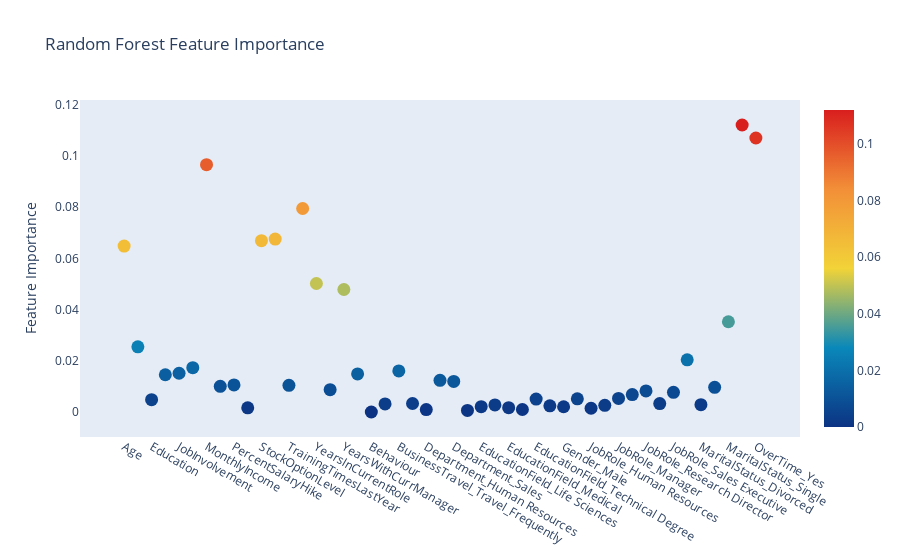

Here is the notebook cell this chart was saved with:
### Code cell
# Scatter plot 
trace = go.Scatter(
    y = rf.feature_importances_,
    x = X_train.columns.values,
    mode='markers',
    marker=dict(
        sizemode = 'diameter',
        sizeref = 1,
        size = 13,
        #size= rf.feature_importances_,
        #color = np.random.randn(500), #set color equal to a variable
        color = rf.feature_importances_,
        colorscale='Portland',
        showscale=True
    ),
    text = X_train.columns.values
)
data = [trace]

layout= go.Layout(
    autosize= True,
    title= 'Random Forest Feature Importance',
    hovermode= 'closest',
     xaxis= dict(
         ticklen= 5,
         showgrid=False,
        zeroline=False,
        showline=False
     ),
    yaxis=dict(
        title= 'Feature Importance',
        showgrid=False,
        zeroline=False,
        ticklen= 5,
        gridwidth= 2
    ),
    showlegend= False
)
fig = go.Figure(data=data, layout=layout)
py.iplot(fig,filename='scatter2010')

### Figure 1 — Plotly figure (JSON) as saved in the notebook; plotly's stock layout.template omitted (floating-point values rounded to 4 significant figures)
{"data": [{"marker": {"color": [0.06478, 0.02544, 0.004811, 0.01456, 0.01514, 0.0173, 0.09656, 0.01004, 0.01056, 0.001631, 0.06689, 0.06754, 0.01041, 0.07946, 0.05018, 0.008718, 0.04784, 0.01487, 0, 0.003144, 0.01606, 0.003336, 0.0009747, 0.01237, 0.01194, 0.0006375, 0.002076, 0.002786, 0.001697, 0.0009891, 0.005039, 0.002425, 0.002057, 0.005156, 0.001479, 0.002605, 0.005325, 0.006799, 0.00822, 0.003296, 0.007687, 0.02037, 0.002881, 0.009636, 0.03524, 0.1121, 0.107], "colorscale": [[0, "rgb(12,51,131)"], [0.25, "rgb(10,136,186)"], [0.5, "rgb(242,211,56)"], [0.75, "rgb(242,143,56)"], [1, "rgb(217,30,30)"]], "showscale": true, "size": 13, "sizemode": "diameter", "sizeref": 1}, "mode": "markers", "text": ["Age", "DistanceFromHome", "Education", "EnvironmentSatisfaction", "JobInvolvement", "JobSatisfaction", "MonthlyIncome", "NumCompaniesWorked", "PercentSalaryHike", "PerformanceRating", "StockOptionLevel", "TotalWorkingYears", "TrainingTimesLastYear", "YearsAtCompany", "YearsInCurrentRole", "YearsSinceLastPromotion", "YearsWithCurrManager", "CommunicationSkill", "Behaviour", "BusinessTravel_Non-Travel", "BusinessTravel_Travel_Frequently", "BusinessTravel_Travel_Rarely", "Department_Human Resources", "Department_Research & Development", "Department_Sales", "EducationField_Human Resources", "EducationField_Life Sciences", "EducationField_Marketing", "EducationField_Medical", "EducationField_Other", "EducationField_Technical Degree", "Gender_Female", "Gender_Male", "JobRole_Healthcare Representative", "JobRole_Human Resources", "JobRole_Laboratory Technician", "JobRole_Manager", "JobRole_Manufacturing Director", "JobRole_Research Director", "JobRole_Research Scientist", "JobRole_Sales Executive", "JobRole_Sales Representative", "MaritalStatus_Divorced", "MaritalStatus_Married", "MaritalStatus_Single", "OverTime_No", "OverTime_Yes"], "type": "scatter", "x": ["Age", "DistanceFromHome", "Education", "EnvironmentSatisfaction", "JobInvolvement", "JobSatisfaction", "MonthlyIncome", "NumCompaniesWorked", "PercentSalaryHike", "PerformanceRating", "StockOptionLevel", "TotalWorkingYears", "TrainingTimesLastYear", "YearsAtCompany", "YearsInCurrentRole", "YearsSinceLastPromotion", "YearsWithCurrManager", "CommunicationSkill", "Behaviour", "BusinessTravel_Non-Travel", "BusinessTravel_Travel_Frequently", "BusinessTravel_Travel_Rarely", "Department_Human Resources", "Department_Research & Development", "Department_Sales", "EducationField_Human Resources", "EducationField_Life Sciences", "EducationField_Marketing", "EducationField_Medical", "EducationField_Other", "EducationField_Technical Degree", "Gender_Female", "Gender_Male", "JobRole_Healthcare Representative", "JobRole_Human Resources", "JobRole_Laboratory Technician", "JobRole_Manager", "JobRole_Manufacturing Director", "JobRole_Research Director", "JobRole_Research Scientist", "JobRole_Sales Executive", "JobRole_Sales Representative", "MaritalStatus_Divorced", "MaritalStatus_Married", "MaritalStatus_Single", "OverTime_No", "OverTime_Yes"], "y": [0.06478, 0.02544, 0.004811, 0.01456, 0.01514, 0.0173, 0.09656, 0.01004, 0.01056, 0.001631, 0.06689, 0.06754, 0.01041, 0.07946, 0.05018, 0.008718, 0.04784, 0.01487, 0, 0.003144, 0.01606, 0.003336, 0.0009747, 0.01237, 0.01194, 0.0006375, 0.002076, 0.002786, 0.001697, 0.0009891, 0.005039, 0.002425, 0.002057, 0.005156, 0.001479, 0.002605, 0.005325, 0.006799, 0.00822, 0.003296, 0.007687, 0.02037, 0.002881, 0.009636, 0.03524, 0.1121, 0.107]}], "layout": {"autosize": true, "hovermode": "closest", "showlegend": false, "title": {"text": "Random Forest Feature Importance"}, "xaxis": {"showgrid": false, "showline": false, "ticklen": 5, "zeroline": false}, "yaxis": {"gridwidth": 2, "showgrid": false, "ticklen": 5, "title": {"text": "Feature Importance"}, "zeroline": false}}}
